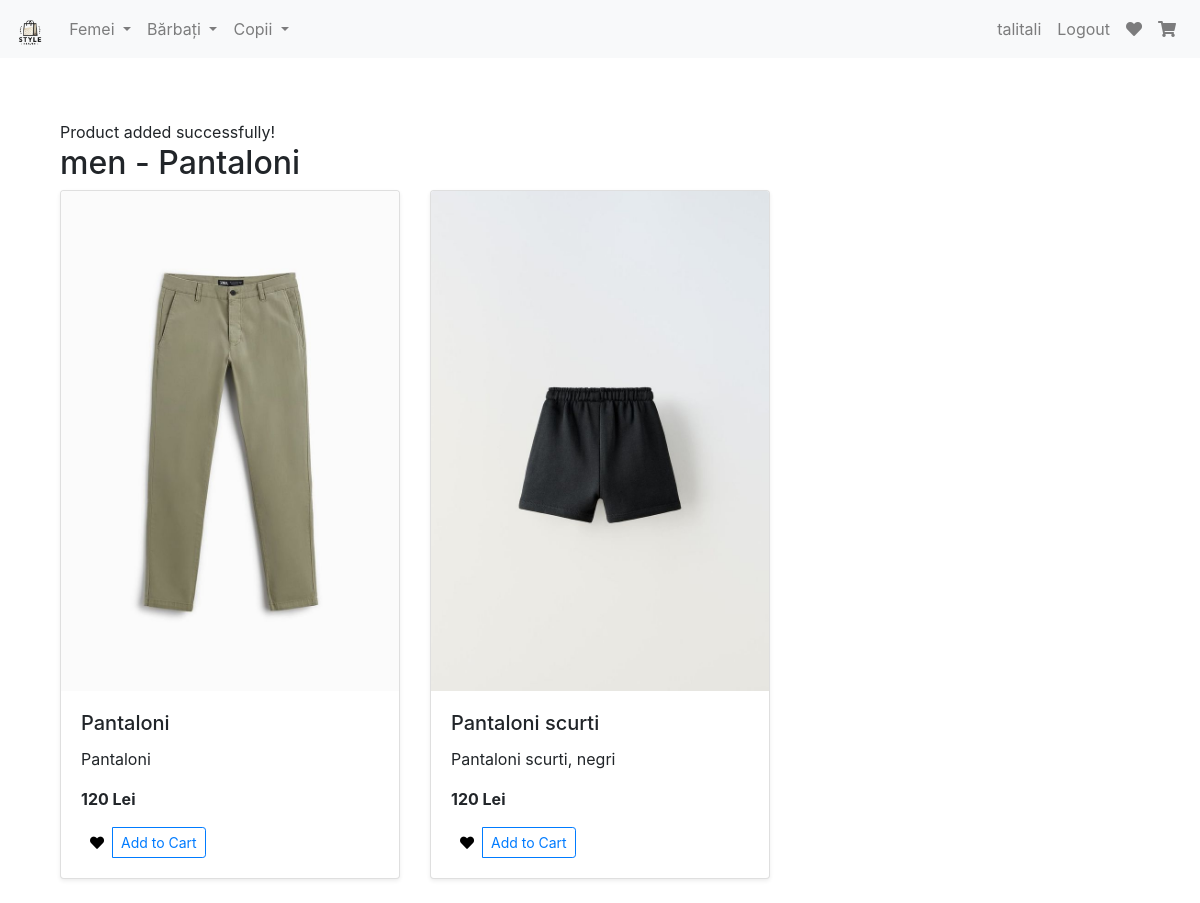
/subcategory/men/Pantaloni (signed in), run on the app's committed database.
### market/models.py (models this page shows, shortened)
class User(db.Model, UserMixin):
    id = db.Column(db.Integer(), primary_key=True)
    username = db.Column(db.String(length=30), nullable=False, unique=True)
    email_address = db.Column(db.String(length=50), nullable=False, unique=True)
    password_hash = db.Column(db.String(length=60), nullable=False)
    budget = db.Column(db.Integer(), nullable=False, default=1000)
    items = db.relationship('Item', backref='owned_user', lazy=True)
    favorites = db.relationship('Favorite', backref='user', lazy=True)
    @property
    def password(self):
        return self.password

class Item(db.Model):
    id = db.Column(db.Integer(), primary_key=True)
    name = db.Column(db.String(length=30), nullable=False, unique=True)
    price = db.Column(db.Integer(), nullable=False)
    barcode = db.Column(db.String(length=12), nullable=False, unique=True)
    description = db.Column(db.String(length=1024), nullable=False, unique=True)
    image_filename = db.Column(db.String(length=100), nullable=True)
    owner = db.Column(db.Integer(), db.ForeignKey('user.id'))
    category = db.Column(db.String(length=50), nullable=False, default='general')
    subcategory = db.Column(db.String(length=50), nullable=False, default='general')

### market/routes.py (the view)
@app.route('/subcategory/<category>/<subcategory>')
@login_required
def subcategory_page(category, subcategory):
    items = Item.query.filter_by(category=category, subcategory=subcategory).all()
    favorite_item_ids = [fav.product_id for fav in current_user.favorites]
    return render_template('subcategory.html', items=items, category=category, subcategory=subcategory, favorite_item_ids=favorite_item_ids)

### market/models.py (called while the page is built)
@login_manager.user_loader
def load_user(user_id):
    return User.query.get(int(user_id))

### market/templates/subcategory.html (shortened to what this page needs)
{% extends 'base.html' %}
{% block content %}
<div class="container mt-4">
    <div id="notification" class="notification">Product added successfully!</div>
    <h2>{{ category }} - {{ subcategory }}</h2>
    <div class="row">
        {% for item in items %}
        <div class="col-md-4">
            <div class="card mb-4 shadow-sm">
                <img src="{{ url_for('static', filename='img/' + item.image_filename) }}" class="card-img-top img-fluid product-img" alt="{{ item.name }}">
                <div class="card-body">
                    <h5 class="card-title">{{ item.name }}</h5>
                    <p class="card-text">{{ item.description }}</p>
                    <p class="card-text"><strong>{{ item.price }} Lei</strong></p>
                    <div class="d-flex justify-content-between align-items-center">
                        <div class="btn-group">
                            <form action="{{ url_for('toggle_favorite') }}" method="post">
                                <button type="submit" class="btn btn-sm favorite-btn {% if item.id in favorite_item_ids %}favorited{% endif %}">
                                    <i class="fa fa-heart"></i>
                                </button>
                            </form>
                            <button type="button" class="btn btn-sm btn-outline-primary" data-toggle="modal" data-target="#Modal-Cart-{{ item.id }}">Add to Cart</button>
                        </div>
                    </div>
                </div>
            </div>
        </div>
        {% endfor %}
    </div>
</div>
{% endblock %}

### market/templates/base.html (shortened to what this page needs)
<!DOCTYPE html>
<html lang="en">
<head>
    <link rel="stylesheet" href="https://stackpath.bootstrapcdn.com/bootstrap/4.5.2/css/bootstrap.min.css">
    <link rel="stylesheet" href="https://cdnjs.cloudflare.com/ajax/libs/font-awesome/5.15.1/css/all.min.css">
</head>
<body>
    <nav class="navbar navbar-expand-lg navbar-light bg-light fixed-top">
        <a class="navbar-brand" href="{{ url_for('home_page') }}">
            <img src="{{ url_for('static', filename='img/logo.png') }}" alt="Logo" style="height: 30px;">
        </a>
        <div class="collapse navbar-collapse" id="navbarNavDropdown">
            <ul class="navbar-nav mr-auto">
                <li class="nav-item dropdown">
                    <a class="nav-link dropdown-toggle" href="#" id="womenDropdown" role="button" data-toggle="dropdown" aria-haspopup="true" aria-expanded="false">
                        Femei
                    </a>
                </li>
                <li class="nav-item dropdown">
                    <a class="nav-link dropdown-toggle" href="#" id="menDropdown" role="button" data-toggle="dropdown" aria-haspopup="true" aria-expanded="false">
                        Bărbați
                    </a>
                </li>
                <li class="nav-item dropdown">
                    <a class="nav-link dropdown-toggle" href="#" id="kidsDropdown" role="button" data-toggle="dropdown" aria-haspopup="true" aria-expanded="false">
                        Copii
                    </a>
                </li>
            </ul>
            <ul class="navbar-nav">
                {% if current_user.is_authenticated %}
                    <li class="nav-item">
                        <a class="nav-link" href="#">{{ current_user.username }}</a>
                    </li>
                    <li class="nav-item">
                        <a class="nav-link" href="{{ url_for('logout_page') }}">Logout</a>
                    </li>
                    <li class="nav-item">
                        <a class="nav-link" href="{{ url_for('favorite_page') }}"><i class="fas fa-heart"></i></a>
                    </li>
                    <li class="nav-item">
                        <a class="nav-link" href="{{ url_for('shopping_cart_page') }}"><i class="fas fa-shopping-cart"></i></a>
                    </li>
                {% else %}
                    <li class="nav-item">
                        <a class="nav-link" href="{{ url_for('login_page') }}">Login</a>
                    </li>
                {% endif %}
            </ul>
        </div>
    </nav>
    <div class="container mt-5 pt-5">
        {% block content %}
        {% endblock %}
    </div>
</body>
</html>

### market/templates/base.html (style rules this page uses)
.navbar-nav .nav-item .nav-link { padding-right: 0.5rem; padding-left: 0.5rem; }

### market/templates/subcategory.html (style rules this page uses)
.product-img { width: 100%; height: 500px; object-fit: cover; }
.favorite-btn .fa-heart { color: black; }

### data on the page
User: username "talitali"
Item: image_filename (picture), name "Pantaloni", description "Pantaloni", price "120"
Item: image_filename (picture), name "Pantaloni scurti", description "Pantaloni scurti, negri", price "120"

### other printed values
{{ category }} "men"
{{ subcategory }} "Pantaloni"
